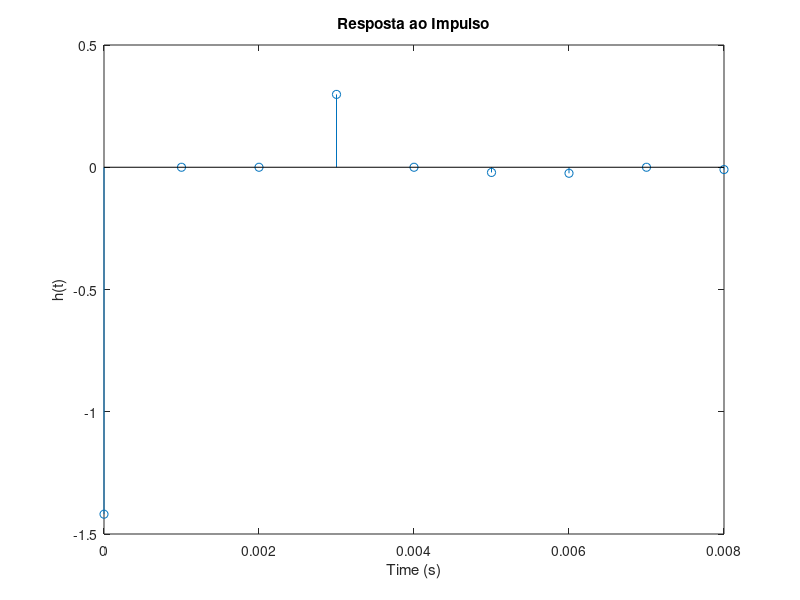
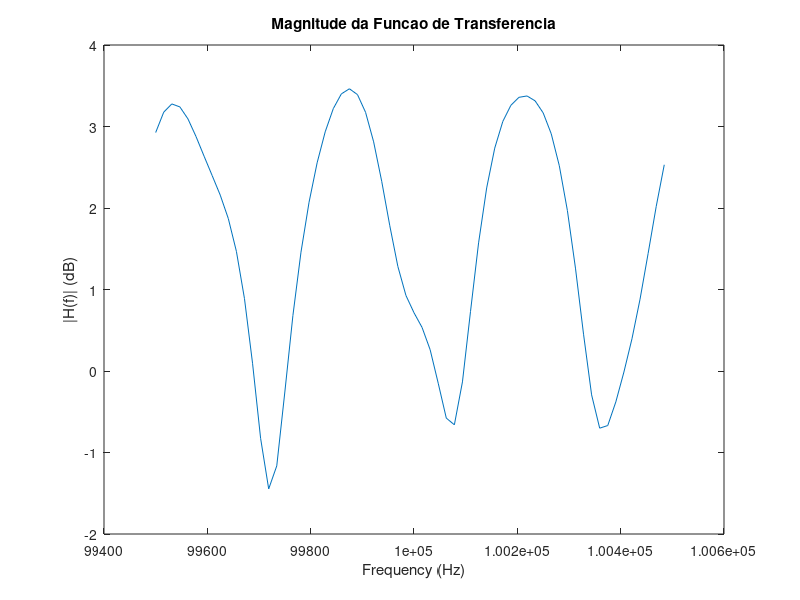
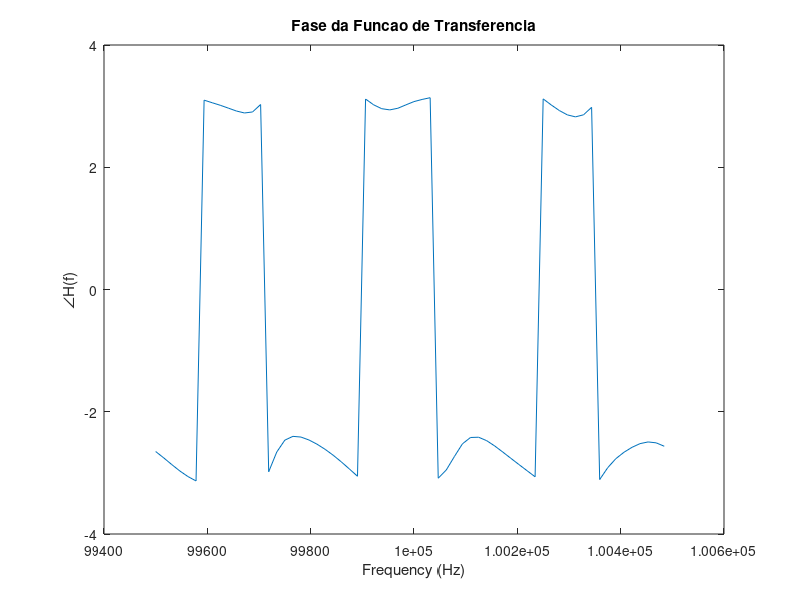
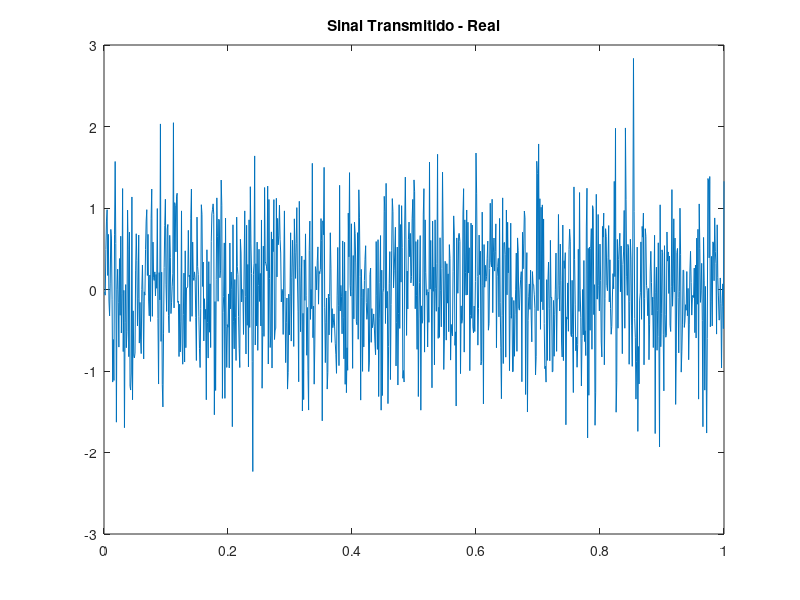

Reproduce these figures in MATLAB, in order.
%% Simulacao simples de OFDM no dominio do tempo
%% Autor: Francisco Muller

close all;
clear all;
%% Parametros de entrada
pkg load communications % necessario caso Octave

N = 64; %Tamanho FFT - quantidade de subcanais. Nao pode ser menor que n_cp
M = 16; %Ordem da modulacao (QAM)
N_ofdm = 10000; % number of OFDM symbols
%n_cp = 0; % tamanho do prefixo ciclico. Idealmente igual ou maior que length(h)-1
f_c = 10^5; % frequencia da portadora em Hz (apenas para plotar resposta do canal)

lcp = input("Usará a largura do canal como número de prexixo cíclico? [S] | N : ", "s");

% Escolha a SNR media aqui
%SNR_time_domain = 20; %(dB)

SNR_time_domain = input("Digite o valor inteiro da SNR (dB) ", "s");
SNR_time_domain = str2double(SNR_time_domain);

if (isnan(SNR_time_domain) || SNR_time_domain <= 0)
    disp("Entrada irregular, aplicando SNR padrão de 20dB.");
    SNR_time_domain = 20;
endif

disp("SNR: ");
disp(SNR_time_domain);


h = [-1.4190 - 0.2916i
        0 +      0i
        0 +      0i
   0.2980 + 0.5857i
        0 +      0i
  -0.0212 - 0.0836i
  -0.0246 - 0.0758i
        0 +      0i
  -0.0094 - 0.0554i];

if (lcp == 'n'|| lcp == 'N' )
  n_cp = 0;
else
  n_cp = length(h);
end


% --- BLOCO DE CRIAÇÃO DE PASTA E NOME ---
% Define o nome da pasta
dir_name = sprintf('simulation_SNR%d_NCP%d', SNR_time_domain, n_cp);

% Cria a pasta se ela não existir
if ~exist(dir_name, 'dir')
    mkdir(dir_name);
end

% Define um prefixo padrão para os arquivos para economizar digitação
file_prefix = fullfile(dir_name, sprintf('SNR_%d_NCP%d_', SNR_time_domain, n_cp));

H = fft([h; zeros(N-length(h),1)]); % funcao de transferencia
%Plot do canal
dt = 10^-3;
stem([0:(length(h)-1)]*dt,h);
title('Resposta ao Impulso');
xlabel('Time (s)');
ylabel('h(t)');

%para salvar o gráfico automaticamente
print(sprintf('%sResposta_Impulso.png', file_prefix), '-dpng');

df = 1 / (N * dt);
f = [ -(ceil((N-1)/2):-1:1), 0, (1:floor((N-1)/2)) ] * df + f_c;
figure, plot(f,10*log10(abs(fftshift((H)))));
title('Magnitude da Funcao de Transferencia');
xlabel('Frequency (Hz)');
ylabel('{|H(f)}| (dB)');

print(sprintf('%sMagnitude_Transferencia.png', file_prefix), '-dpng');


figure, plot(f,arg(fftshift((H))));
title('Fase da Funcao de Transferencia');
xlabel('Frequency (Hz)');
ylabel('\angle{H(f)}');

print(sprintf('%sFase_Transferencia.png', file_prefix), '-dpng');


%% Simbolos de entrada
x = randint(N,N_ofdm,M); %Gerando numeros de 0 a M-1
s = qammod(x,M); %Gerando simbolos M-QAM
E_s = meansq(s(:)); % Energia media dos simbolos
s_norm = s/sqrt(E_s); % simbolos normalizados (E_media=1)
s_ifft = sqrt(N)*ifft(s_norm); %passando pela IDFT normalizada

% Adicionando prefixo ciclico
s_cp = s_ifft(N-n_cp+1:N,:);
%s_zp = zeros(n_cp,N_ofdm);
s_with_cp = [s_cp; s_ifft]; % adicionando prefixo ciclico.
%s_with_zp = [s_zp; s_ifft]; % adicionando zero padding.

% Preparando o sinal para a convolucao com o canal
s_serial = s_with_cp(:); % matriz vira linha
%s_serial_zp = s_with_zp(:);

% plot sinal transmitido (1000 amostras)
    %Sinal Transmitido Real
figure, plot([1:1000]*dt,real(s_serial(1:1000)));
    % Título adicionado
title('Sinal Transmitido - Real');
print(sprintf('%sSinal_Tx_Real.png', file_prefix), '-dpng');
    %Sinal Transmitido Imaginário
figure, plot([1:1000]*dt,imag(s_serial(1:1000)));
title('Sinal Transmitido - Imag');
print(sprintf('%sSinal_Tx_Imag.png', file_prefix), '-dpng');

figure, pwelch(s_serial, 'shift','dB');
title('PSD Sinal Serial');
print(sprintf('%sPSD_Tx.png', file_prefix), '-dpng');
%figure, pwelch(s_serial_zp, 'shift','dB');


%% Passando pelo canal
s_conv = conv(s_serial,h);
figure, pwelch(s_conv, 'shift','dB');
title('PSD Sinal Recebido');
print(sprintf('%sPSD_Rx.png', file_prefix), '-dpng');

%s_conv_zp = conv(s_serial_zp,h);
%figure, pwelch(s_conv_zp, 'shift','dB');
% Adicionar AWGN (com base no sinal no tempo)
s_ruido = awgn(s_conv,SNR_time_domain,'measured','dB');
% TOD: Adicionar PSD ruido

%% Recepcao
r_tmp = s_ruido(1:end-length(h)+1); % tirando o "resto" da convolucao
r_with_cp = reshape(r_tmp,n_cp+N,N_ofdm);
r = r_with_cp(n_cp+1:end,:); % retirando prefixo
z = fft(r)/sqrt(N); % Aplicando DFT normalizada
z_norm = z*sqrt(E_s);

% one-tap equalization
H_eq = 1./repmat(H,1,N_ofdm);
z_eq = (H_eq.*z_norm); %equalizacao

%deteccao
x_est = qamdemod(z_eq,M);

% Total de bits transmitidos
NUM_BIT_Total = log2(M)*N*N_ofdm

%% Bit and Symbol Error Rate Calculation
[NUM_BIT, BER] = biterr(x, x_est)
[NUM_SYM, SER] = symerr(x, x_est)

BER_sub = zeros(1,N);
NUM_BIT_sub = zeros(1,N);
SER_sub = zeros(1,N);
NUM_SYM_sub = zeros(1,N);

for nn = 1:N
  [NUM_BIT_sub(nn), BER_sub(nn)] = biterr(x(nn,:),x_est(nn,:));
  [NUM_SYM_sub(nn), SER_sub(nn)] = symerr(x(nn,:),x_est(nn,:));
end



% Plotar (ou nao) constelacoes

% Melhor e pior subcanais (em termos de magnitude)
[sub_best, sub_best_idx]=max(abs(H))
[sub_worst, sub_worst_idx]=min(abs(H))

%scatterplot para o melhor subcanal
z_plot = scatterplot(z_eq(sub_best_idx,:),1,0,"r+");
hold on, grid on;
scatterplot(s(sub_best_idx,:),1,0,"b+",z_plot);
title('Constelacao QAM - Melhor Subcanal');
print(sprintf('%sMelhor_Canal.png', file_prefix), '-dpng');

%scatterplot para o melhor subcanal sem equalizacao
z_plot = scatterplot(z_norm(sub_best_idx,:),1,0,"r+");
hold on, grid on;
scatterplot(s(sub_best_idx,:),1,0,"b+",z_plot);
title('Constelacao QAM - Melhor Subcanal sem EQ');
print(sprintf('%sMelhor_Canal_SemEQ.png', file_prefix), '-dpng');

%scatterplot para o pior subcanal
z_plot = scatterplot(z_eq(sub_worst_idx,:),1,0,"r+");
hold on, grid on;
scatterplot(s(sub_worst_idx,:),1,0,"b+",z_plot);
title('Constelacao QAM - Pior Subcanal');
print(sprintf('%sPior_Canal.png', file_prefix), '-dpng');

%scatterplot para o pior subcanal sem equalizacao
z_plot = scatterplot(z_norm(sub_worst_idx,:),1,0,"r+");
hold on, grid on;
scatterplot(s(sub_worst_idx,:),1,0,"b+",z_plot);
title('Constelacao QAM - Pior Subcanal sem EQ');
print(sprintf('%sPior_Canal_SemEQ.png', file_prefix), '-dpng');

%scatterplot para o subcanal 10 sem equalizacao
z_plot = scatterplot(z_norm(10,:),1,0,"r+");
hold on, grid on;
scatterplot(s(10,:),1,0,"b+",z_plot);
title('Constelacao QAM - Subcanal 10 sem EQ');
print(sprintf('%sCanal_10_SemEQ', file_prefix), '-dpng');

%scatterplot para subcanal 10
z_plot = scatterplot(z_eq(10,:),1,0,"r+");
hold on, grid on;
scatterplot(s(10,:),1,0,"b+",z_plot);
title('Constelacao QAM - Subcanal 10');
print(sprintf('%sCanal_10.png', file_prefix), '-dpng');


%% Bit and Symbol Error Rate Calculation (pior subcanal)
[NUM_BIT_worst, BER_worst] = biterr(x(sub_worst_idx,:), x_est(sub_worst_idx,:))
[NUM_SYM_worst, SER_worst] = symerr(x(sub_worst_idx,:), x_est(sub_worst_idx,:))

%% Bit and Symbol Error Rate Calculation (melhor subcanal)
[NUM_BIT_best, BER_best] = biterr(x(sub_best_idx,:), x_est(sub_best_idx,:))
[NUM_SYM_best, SER_best] = symerr(x(sub_best_idx,:), x_est(sub_best_idx,:))

%% Bit and Symbol Error Rate Calculation (subcanal 10)
[NUM_BIT_10, BER_10] = biterr(x(10,:), x_est(10,:))
[NUM_SYM_10, SER_10] = symerr(x(10,:), x_est(10,:))

